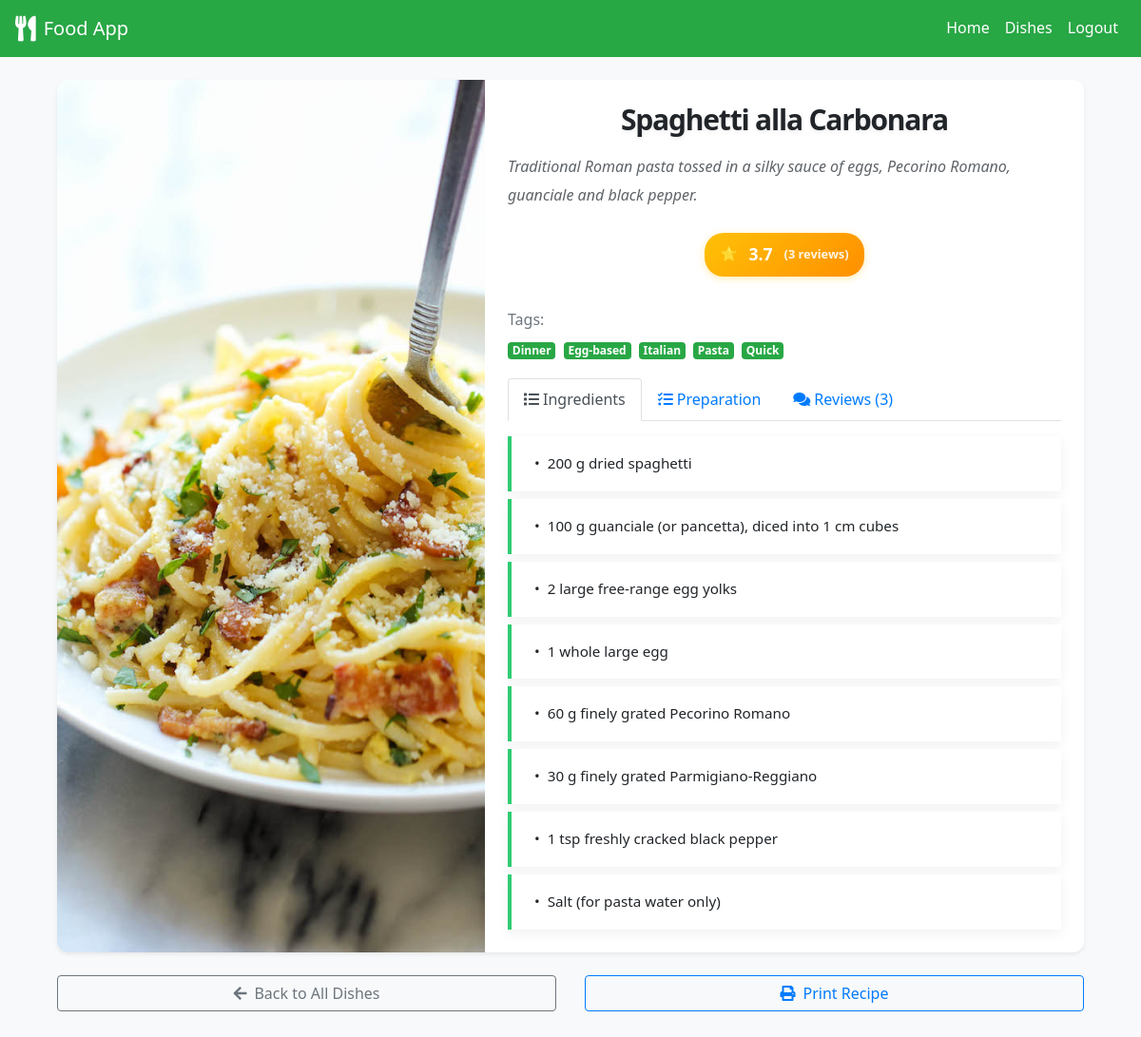
The page /dish/1 (signed in) on the database its author committed.
### models.py (models this page shows, shortened)
class Dish(db.Model):
    __tablename__ = "dishes"
    id = db.Column(db.Integer, primary_key=True)
    name = db.Column(db.String(200), nullable=False, index=True)
    description = db.Column(db.Text)
    image = db.Column(db.String(200))
    avg_rating = db.Column(db.Float, default=0.0)
    created_at = db.Column(db.DateTime, default=datetime.utcnow)
    updated_at = db.Column(
        db.DateTime, default=datetime.utcnow, onupdate=datetime.utcnow
    )
    _ingredients = db.Column("ingredients", db.Text)
    _preparation = db.Column("preparation", db.Text)
    _tags = db.Column("tags", db.Text)
    reviews = db.relationship(
        "Review", backref="dish", lazy=True, cascade="all, delete-orphan"
    )
    @property
    def ingredients(self):
        return json.loads(self._ingredients) if self._ingredients else []
    @ingredients.setter
    def ingredients(self, value):
        self._ingredients = json.dumps(value) if value else None
    @property
    def preparation(self):
        return json.loads(self._preparation) if self._preparation else []
    @preparation.setter
    def preparation(self, value):
        self._preparation = json.dumps(value) if value else None
    @property
    def tags(self):
        return json.loads(self._tags) if self._tags else []
    @tags.setter
    def tags(self, value):
        self._tags = json.dumps(value) if value else None

### app.py (the view)
@app.route("/dish/<int:dish_id>")
@login_required
def dish_detail(dish_id):
    dish = Dish.query.get_or_404(dish_id)
    reviews = sorted(dish.reviews, key=lambda r: r.created_at, reverse=True)
    return render_template("dish_detail.html", dish=dish, reviews=reviews)

### app.py (called while the page is built)
@login_manager.user_loader
def load_user(user_id):
    return User.query.get(int(user_id))

### templates/dish_detail.html (shortened to what this page needs)
{% extends "base.html" %}
{% block content %}
<div class="container mb-5">
    <div class="card shadow-sm rounded-corners">
        <div class="row no-gutters">
            <div class="col-lg-5">
                <div class="card-img-container">
                    <img alt="{{ dish.name }}"
                         class="object-fit-cover rounded-left h-100"
                         src="{{ dish.image }}">
                </div>
            </div>
            <div class="col-lg-7">
                <div class="card-body">
                    <h2 class="card-title text-center mb-3">{{ dish.name }}</h2>
                    <p class="card-text mb-4"><em>{{ dish.description }}</em></p>
                    {% if dish.avg_rating and dish.avg_rating > 0 %}
                    <div class="dish-detail-rating">
                        <div class="rating-badge">
                            <span class="star">⭐</span>
                            {{ "%.1f"|format(dish.avg_rating) }}
                            <span class="count">({{ dish.reviews|length }} review{{ 's' if dish.reviews|length != 1 else '' }})</span>
                        </div>
                    </div>
                    {% elif dish.reviews|length == 0 %}
                    <div class="dish-detail-rating">
                        <div class="no-rating">
                            <i class="fas fa-star mr-1"></i>No reviews yet - be the first!
                        </div>
                    </div>
                    {% endif %}
                    {% if dish.tags %}
                    <div class="mb-3">
                        <h6 class="text-muted mb-2">Tags:</h6>
                        {% for tag in dish.tags %}
                        <span class="badge badge-success mr-1 mb-1">{{ tag }}</span>
                        {% endfor %}
                    </div>
                    {% endif %}
                    <ul class="nav nav-tabs" id="detailTabs" role="tablist">
                        <li class="nav-item">
                            <a class="nav-link active" data-toggle="tab"
                               href="#ingredients" id="ingredients-tab" role="tab">
                                <i class="fas fa-list mr-1"></i>Ingredients
                            </a>
                        </li>
                        <li class="nav-item">
                            <a class="nav-link" data-toggle="tab"
                               href="#preparation" id="preparation-tab" role="tab">
                                <i class="fas fa-tasks mr-1"></i>Preparation
                            </a>
                        </li>
                        <li class="nav-item">
                            <a class="nav-link" data-toggle="tab"
                               href="#reviews" id="reviews-tab" role="tab">
                                <i class="fas fa-comments mr-1"></i>Reviews ({{ dish.reviews|length }})
                            </a>
                        </li>
                    </ul>
                    <div class="tab-content mt-3" id="detailTabsContent">
                        <div class="tab-pane fade show active" id="ingredients" role="tabpanel">
                            {% if dish.ingredients %}
                            <ul class="list-group list-group-flush">
                                {% for ingredient in dish.ingredients %}
                                <li class="list-group-item d-flex align-items-start">
                                    <span class="bullet mr-2">•</span>{{ ingredient }}
                                </li>
                                {% endfor %}
                            </ul>
                            {% else %}
                            <p class="text-muted">No ingredients listed.</p>
                            {% endif %}
                        </div>
                            {% set user_review = dish.reviews|selectattr('author.id', 'equalto', current_user.id)|first %}
                    </div>
                </div>
            </div>
        </div>
    </div>
    <div class="row mt-4">
        <div class="col-md-6">
            <a href="{{ url_for('list_dishes') }}" class="btn btn-outline-secondary btn-block">
                <i class="fas fa-arrow-left mr-2"></i>Back to All Dishes
            </a>
        </div>
        <div class="col-md-6">
            <button onclick="window.print()" class="btn btn-outline-primary btn-block">
                <i class="fas fa-print mr-2"></i>Print Recipe
            </button>
        </div>
    </div>
</div>
{% endblock %}

### static/styles.css (style rules this page uses)
:root { --primary-color: #0d6efd; --success-color: #2ecc71; --bg-light: #f8f9fa; --text-dark: #212529; --text-muted: #6c757d; --spacing-xs: 0.5rem; --spacing-sm: 1rem; --spacing-md: 1.5rem; --spacing-lg: 2rem; --card-radius: 0.75rem; --shadow-sm: 0 4px 12px rgba(0, 0, 0, 0.06); --shadow-md: 0 8px 24px rgba(0, 0, 0, 0.12); --shadow-hover: 0 2rem 4rem rgba(0, 0, 0, 0.12); --transition-duration: 0.2s; --easing-in-out: ease; --bp-sm: 576px; --bp-md: 768px; --bp-lg: 992px; }
* { box-sizing: border-box; transition: all var(--transition-duration) var(--easing-in-out); }
body { margin: 0; padding: 0; font-family: 'Segoe UI', Tahoma, Geneva, Verdana, sans-serif; font-size: 1rem; line-height: 1.7; background-color: var(--bg-light); color: var(--text-dark); }
.card { border: none; border-radius: var(--card-radius); background: #ffffff; box-shadow: var(--shadow-md); overflow: hidden; will-change: transform, box-shadow; transition: transform var(--transition-duration) var(--easing-in-out), box-shadow var(--transition-duration) var(--easing-in-out); }
.object-fit-cover { width: 100%; height: 100%; object-fit: cover; object-position: center center; display: block; }
.card-img-container { position: relative; width: 100%; height: 100%; }
.card-body { padding: calc(var(--spacing-lg) * 0.75); }
.card-title { font-size: clamp(1.5rem, 2.5vw, 2rem); font-weight: 700; margin-bottom: var(--spacing-sm); letter-spacing: -0.04em; text-shadow: 0 2px 4px rgba(0, 0, 0, 0.08); }
.card-text { font-size: 1rem; line-height: 1.9; color: #5e6368; margin-bottom: var(--spacing-md); }
.list-group-flush .list-group-item { display: flex; align-items: flex-start; padding: var(--spacing-sm) var(--spacing-md); font-size: 0.95rem; background-color: #ffffff; border: none; border-left: 4px solid var(--success-color); box-shadow: var(--shadow-sm); margin-bottom: var(--spacing-xs); transition: background-color var(--transition-duration) var(--easing-in-out); }
.list-group-flush .list-group-item:last-child { margin-bottom: 0; }
.mb-5 { margin-bottom: var(--spacing-lg) !important; }
.rating-badge { display: inline-flex; align-items: center; background: linear-gradient(135deg, #ffc107 0%, #ff8f00 100%); color: #fff; border-radius: 20px; padding: 0.25rem 0.75rem; font-size: 0.85rem; font-weight: 600; box-shadow: 0 2px 8px rgba(255, 193, 7, 0.3); margin-bottom: 0.75rem; transition: all 0.2s ease; }
.rating-badge .star { margin-right: 0.25rem; font-size: 0.9rem; }
.rating-badge .count { margin-left: 0.25rem; font-size: 0.8rem; opacity: 0.9; }
.dish-detail-rating { text-align: center; margin: 1.5rem 0; }
.dish-detail-rating .rating-badge { font-size: 1.1rem; padding: 0.5rem 1rem; display: inline-flex; align-items: center; gap: 0.5rem; }

### rows shown on the page
Dish: image (picture), name "Spaghetti alla Carbonara", description "Traditional Roman pasta tossed in a silky sauce of eggs, Pecorino Romano, guanciale and black pepper.", avg_rating "3.7"

### other values the page prints
{{ dish.reviews|length }} "3"
{{ 's' if dish.reviews|length != 1 else '' }} "s"
{{ tag }} "Dinner" "Egg-based" "Italian" "Pasta" "Quick"
{{ ingredient }} "200 g dried spaghetti" "100 g guanciale (or pancetta), diced into 1 cm cubes" "2 large free-range egg yolks" "1 whole large egg" "60 g finely grated Pecorino Romano" "30 g finely grated Parmigiano-Reggiano" "1 tsp freshly cracked black pepper" "Salt (for pasta water only)"
